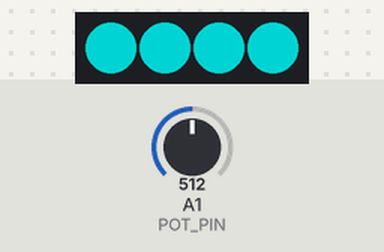
The sketch below on a simulated Arduino Uno, built with avr-gcc and run on an emulated ATmega328P. On the bench: 4 RGB LEDs in strip order, left to right. The inputs (shaded band) are chosen by the test bench; at power-on: A1 (POT_PIN) = 512. Dim RGB values are drawn brighter than linear.

Above: at 1.2 s.
1.3 s: A1 (POT_PIN) set to 572
At 1.6 s:
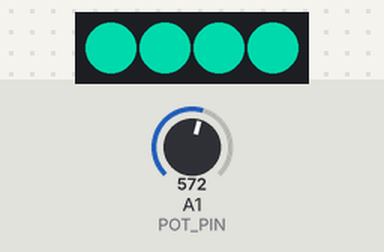
2.8 s: A1 (POT_PIN) set to 596
At 4.0 s:
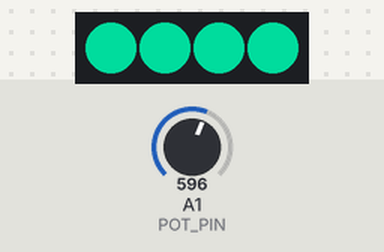
4.3 s: A1 (POT_PIN) set to 670
At 5.1 s:
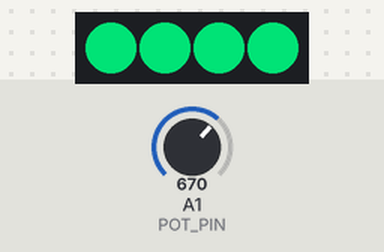
5.8 s: A1 (POT_PIN) set to 700
At 6.3 s:
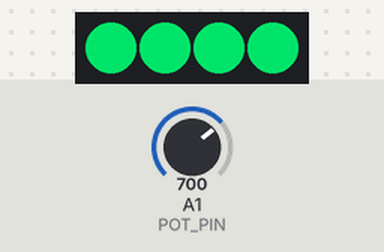
7.3 s: A1 (POT_PIN) set to 306
At 8.5 s:
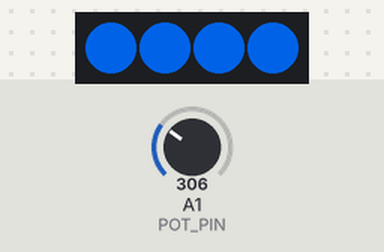
8.8 s: A1 (POT_PIN) set to 327
At 9.8 s:
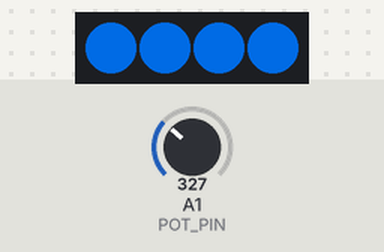
10.3 s: A1 (POT_PIN) set to 351
Timing chart, 0 to 12.8 s (numbered marks = the images above; inputs shaded):
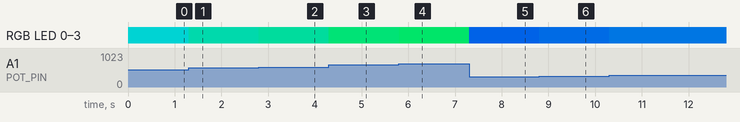

The sketch:

potentiometer.ino
```cpp
#include <Adafruit_NeoPixel.h>

#define NUM_PIXELS 4
#define STRIP_PIN 6
#define POT_PIN A1

#define STRIP_ONE 0
#define STRIP_TWO 4
#define STRIP_THREE 8
#define STRIP_FOUR 12

int val = 0;
int green[3] = {0, 255, 0};
int blue[3] = {0, 0, 255};
int purple[3] = {255, 0, 255};
int red[3] = {255, 0, 0};
int yellow[3] = {255, 255, 0};

Adafruit_NeoPixel strip = Adafruit_NeoPixel(NUM_PIXELS, STRIP_PIN, NEO_GRB + NEO_KHZ800);

void setup() {
  strip.begin();
  strip.show(); // Initialize all pixels to 'off'

}

void loop() {
  val = analogRead(POT_PIN); // potentiometer value
  double ratio = (double) (val / 1023.0); // used to determine position between hues
  showColor(STRIP_ONE, ratio);
//  Show additional columns only when we have the full grid
//  showColor(STRIP_TWO, ratio);
//  showColor(STRIP_THREE, ratio);
//  showColor(STRIP_FOUR, ratio);
  strip.show();
}

void showColor(int strip_number, double ratio) {
  int redVal = 0;
  int greenVal = 0;
  int blueVal = 0;
  // TODO: make this less jank
  if (strip_number == STRIP_ONE) {
    redVal = (green[0] * ratio) + (blue[0] * (1-ratio));
    greenVal = (green[1] * ratio) + (blue[1] * (1-ratio));
    blueVal = (green[2] * ratio) + (blue[2] * (1-ratio));
  } else if (strip_number == STRIP_TWO) {
    redVal = (blue[0] * ratio) + (purple[0] * (1-ratio));
    greenVal = (blue[1] * ratio) + (purple[1] * (1-ratio));
    blueVal = (blue[2] * ratio) + (purple[2] * (1-ratio));
  } else if (strip_number == STRIP_THREE) {
    redVal = (purple[0] * ratio) + (red[0] * (1-ratio));
    greenVal = (purple[1] * ratio) + (red[1] * (1-ratio));
    blueVal = (purple[2] * ratio) + (red[2] * (1-ratio));
  } else { // strip_number == STRIP_FOUR
    redVal = (red[0] * ratio) + (yellow[0] * (1-ratio));
    greenVal = (red[1] * ratio) + (yellow[1] * (1-ratio));
    blueVal = (red[2] * ratio) + (yellow[2] * (1-ratio));
  }
  // use strip_number as an offset to set the correct pixels on the board
  for (int i = strip_number; i < strip_number + NUM_PIXELS; i++) {
    strip.setPixelColor(i, redVal, greenVal, blueVal);
  }
}
```

Measured:
- after the input at 1.3 s, RGB LED 0–3: RGB(0, 127, 127) → RGB(0, 142, 112) at once
- after the input at 2.8 s, RGB LED 0–3: RGB(0, 142, 112) → RGB(0, 148, 106) at once
- after the input at 4.3 s, RGB LED 0–3: RGB(0, 148, 106) → RGB(0, 167, 87) at once
- after the input at 5.8 s, RGB LED 0–3: RGB(0, 167, 87) → RGB(0, 174, 80) at once
- after the input at 7.3 s, RGB LED 0–3: RGB(0, 174, 80) → RGB(0, 76, 178) at once
- after the input at 8.8 s, RGB LED 0–3: RGB(0, 76, 178) → RGB(0, 81, 173) at once
- after the input at 10.3 s, RGB LED 0–3: RGB(0, 81, 173) → RGB(0, 87, 167) at once
